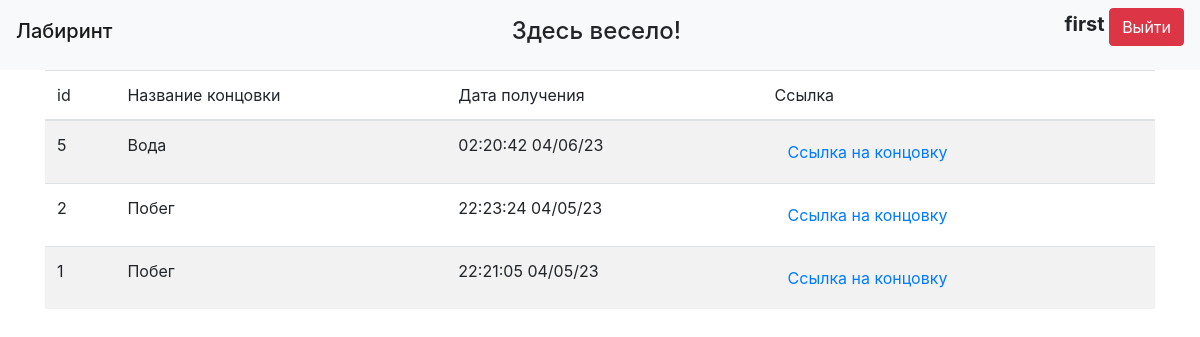
The page /passings (signed in) on the database its author committed.
### data/tables/users.py (models this page shows, shortened)
class User(SqlAlchemyBase, UserMixin, SerializerMixin):
    __tablename__ = 'users'
    id = sqlalchemy.Column(sqlalchemy.Integer,
                           primary_key=True, autoincrement=True)
    name = sqlalchemy.Column(sqlalchemy.String, unique=True)
    hashed_password = sqlalchemy.Column(sqlalchemy.String)
    reviews = orm.relationship("Review", back_populates="user")
    combos = orm.relationship("Combo", back_populates="user")
    passings = orm.relationship("Passing", back_populates="user")

### data/tables/passings.py (models this page shows)
class Passing(SqlAlchemyBase, SerializerMixin):
    __tablename__ = 'passings'
    id = sqlalchemy.Column(sqlalchemy.Integer,
                           primary_key=True, autoincrement=True)
    ending_id = sqlalchemy.Column(sqlalchemy.Integer, sqlalchemy.ForeignKey("endings.id"))
    username = sqlalchemy.Column(sqlalchemy.String, sqlalchemy.ForeignKey("users.name"))
    date = sqlalchemy.Column(sqlalchemy.DateTime, default=datetime.now())
    ending = orm.relationship('Ending')
    user = orm.relationship("User")

### data/tables/endings.py (models this page shows)
class Ending(SqlAlchemyBase, SerializerMixin):
    __tablename__ = 'endings'
    id = sqlalchemy.Column(sqlalchemy.Integer,
                           primary_key=True, autoincrement=True)
    path_to_picture = sqlalchemy.Column(sqlalchemy.String, nullable=True)
    text = sqlalchemy.Column(sqlalchemy.String, nullable=True)
    name = sqlalchemy.Column(sqlalchemy.String, nullable=True)
    reviews = orm.relationship("Review", back_populates="ending")
    passings = orm.relationship("Passing", back_populates="ending")

### data/api/login_api.py (the view)
    def worker(*args, **kwargs):
        if current_user.is_authenticated:
            return func(*args, **kwargs)
        return redirect("/login")

### data/api/login_api.py (called while the page is built)
def need_login(func):
    def worker(*args, **kwargs):
        if current_user.is_authenticated:
            return func(*args, **kwargs)
        return redirect("/login")
    worker.__name__ = func.__name__
    return worker

### data/api/passing_api.py (called while the page is built)
@blueprint.route("/passings")
@need_login
def get_passings():
    dbs = db_session.create_session()
    passings = sorted(dbs.query(Passing).filter(Passing.username == current_user.name).all(),
                      key=lambda x: x.date, reverse=True)
    return render_template("passings.html", title="Прохождения", passings=passings)

### data/db_session.py (called while the page is built)
def create_session() -> Session:
    global __factory
    return __factory()

### main.py (called while the page is built)
@login_manager.user_loader
def load_user(user_id):
    db_sess = db_session.create_session()
    return db_sess.query(User).get(user_id)

### templates/passings.html
{% extends "base.html" %}
{% block content %}
<table class="table table-striped">
    <thead>
        <tr>
            <th>id</th>
            <th>Название концовки</th>
            <th>Дата получения</th>
            <th>Ссылка</th>
        </tr>
    </thead>
    <tbody>
    {% for passing in passings %}
        <tr>
            <th>{{ passing.id }}</th>
            <th>{{ passing.ending.name }}</th>
            <th>{{ passing.date.strftime("%X %x") }}</th>
            <th>
                <a type="button" class="btn btn-link" href="/passings/{{ passing.id }}">Ссылка на концовку</a>
            </th>
        </tr>
    {% endfor %}
    </tbody>
</table>
{% endblock %}

### templates/base.html (shortened to what this page needs)
<!doctype html>
<html lang="en">
<head>
    <link rel="stylesheet"
          href="https://stackpath.bootstrapcdn.com/bootstrap/4.4.1/css/bootstrap.min.css"
>
    <link rel="stylesheet" type="text/css" href="{{ url_for('static', filename='css/style.css') }}" />
</head>
<body>
<header>
    <nav class="navbar navbar-light bg-light">
        <h4 class="navbar-brand">Лабиринт</h4>
        <h4 class="center">Здесь весело!</h4>
        {% if current_user.is_authenticated %}
        <p>
            <a class="bold">{{ current_user.name }}</a>
            <a type="button" class="btn btn-danger" href="/logout">Выйти</a>
        </p>
        {% elif func == 0 %}
            <a type="button" class="btn btn-primary" href="/register">Зарегистрироваться</a>
        {% else %}
            <a type="button" class="btn btn-primary" href="/login">Войти</a>
        {% endif %}
    </nav>
</header>
<main role="main" class="container">
{% block content %}{% endblock %}
</main>
</body>
</html>

### static/css/style.css (style rules this page uses)
.center { text-align: center; align: center; }
.bold { font-size: 20px; font-weight: bold; }
th { font-weight: normal; }
.container { overflow: hidden; }

### rows shown on the page
User: name "first"
Passing: id "5", ending.name "Вода", date "02:20:42 04/06/23"
Passing: id "2", ending.name "Побег", date "22:23:24 04/05/23"
Passing: id "1", ending.name "Побег", date "22:21:05 04/05/23"
